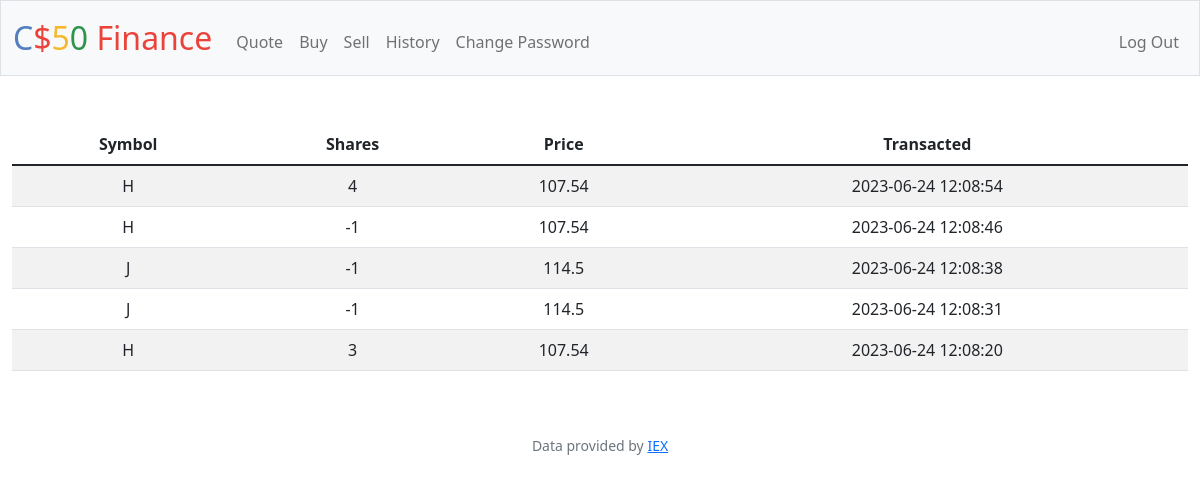
Screenshot of /history (signed in) with the database file from the repository.
### tables this page shows
CREATE TABLE history (id INTEGER PRIMARY KEY AUTOINCREMENT NOT NULL, user_id INT, price REAL NOT NULL, name TEXT NOT NULL, shares INT, time NUMERIC NOT NULL, FOREIGN KEY (user_id) REFERENCES users(id));

### app.py (the view)
@app.route("/history")
@login_required
def history():
    id = session["user_id"]
    history = db.execute(
        "SELECT name, shares, price, time FROM history WHERE user_id = ? ORDER BY time DESC;",
        id,
    )
    return render_template("history.html", history=history)

### app.py (called while the page is built)
@app.after_request
def after_request(response):
    response.headers["Cache-Control"] = "no-cache, no-store, must-revalidate"
    response.headers["Expires"] = 0
    response.headers["Pragma"] = "no-cache"
    return response

### helpers.py (called while the page is built)
def login_required(f):
    @wraps(f)
    def decorated_function(*args, **kwargs):
        if session.get("user_id") is None:
            return redirect("/login")
        return f(*args, **kwargs)
    return decorated_function

### templates/history.html (shortened to what this page needs)
{% extends "layout.html" %}
{% block main %}
<table class="table table-striped">
    <thead>
        <tr>
            <th>Symbol</th>
            <th>Shares</th>
            <th>Price</th>
            <th>Transacted</th>
        </tr>
    </thead>
    <tbody>
        {% for rows in history %}
        <tr>
            <td>{{ rows.name }}</td>
            <td>{{ rows.shares }}</td>
            <td>{{ rows.price }}</td>
            <td>{{ rows.time }}</td>
        </tr>
        {% endfor %}
    </tbody>
</table>
{% endblock %}

### templates/layout.html (shortened to what this page needs)
<!DOCTYPE html>
<html lang="en">
    <head>
        <link href="https://cdn.jsdelivr.net/npm/bootstrap@5.1.3/dist/css/bootstrap.min.css" rel="stylesheet">
        <link href="/static/styles.css" rel="stylesheet">
    </head>
    <body>
        <nav class="bg-light border navbar navbar-expand-md navbar-light">
            <div class="container-fluid">
                <a class="navbar-brand" href="/"><span class="blue">C</span><span class="red">$</span><span class="yellow">5</span><span class="green">0</span> <span class="red">Finance</span></a>
                <div class="collapse navbar-collapse" id="navbar">
                    {% if session["user_id"] %}
                        <ul class="navbar-nav me-auto mt-2">
                            <li class="nav-item"><a class="nav-link" href="/quote">Quote</a></li>
                            <li class="nav-item"><a class="nav-link" href="/buy">Buy</a></li>
                            <li class="nav-item"><a class="nav-link" href="/sell">Sell</a></li>
                            <li class="nav-item"><a class="nav-link" href="/history">History</a></li>
                            <li class="nav-item"><a class="nav-link" href="/changePassword">Change Password</a></li>
                        </ul>
                        <ul class="navbar-nav ms-auto mt-2">
                            <li class="nav-item"><a class="nav-link" href="/logout">Log Out</a></li>
                        </ul>
                    {% else %}
                        <ul class="navbar-nav ms-auto mt-2">
                            <li class="nav-item"><a class="nav-link" href="/register">Register</a></li>
                            <li class="nav-item"><a class="nav-link" href="/login">Log In</a></li>
                        </ul>
                    {% endif %}
                </div>
            </div>
        </nav>
        <main class="container-fluid py-5 text-center">
            {% block main %}{% endblock %}
        </main>
        <footer class="mb-5 small text-center text-muted">
            Data provided by <a href="https://iexcloud.io/">IEX</a>
        </footer>
    </body>
</html>

### static/styles.css (style rules this page uses)
nav .navbar-brand { font-size: xx-large; }
nav .navbar-brand .blue { color: #537fbe; }
nav .navbar-brand .red { color: #ea433b; }
nav .navbar-brand .yellow { color: #f5b82e; }
nav .navbar-brand .green { color: #2e944b; }

### rows the page displays
history: name "H", shares "4", price "107.54", time "2023-06-24 12:08:54"
history: name "H", shares "-1", price "107.54", time "2023-06-24 12:08:46"
history: name "J", shares "-1", price "114.5", time "2023-06-24 12:08:38"
history: name "J", shares "-1", price "114.5", time "2023-06-24 12:08:31"
history: name "H", shares "3", price "107.54", time "2023-06-24 12:08:20"
